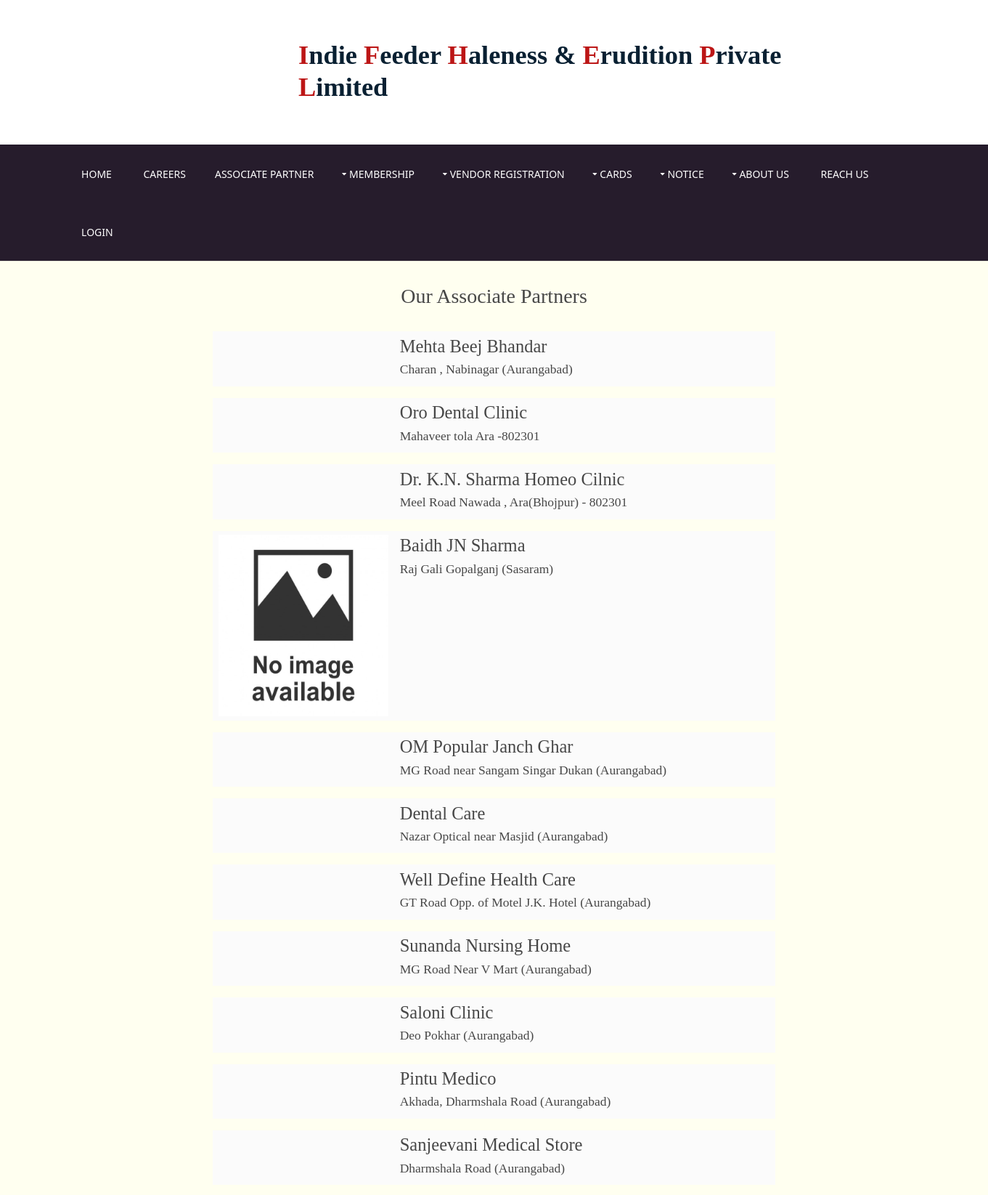
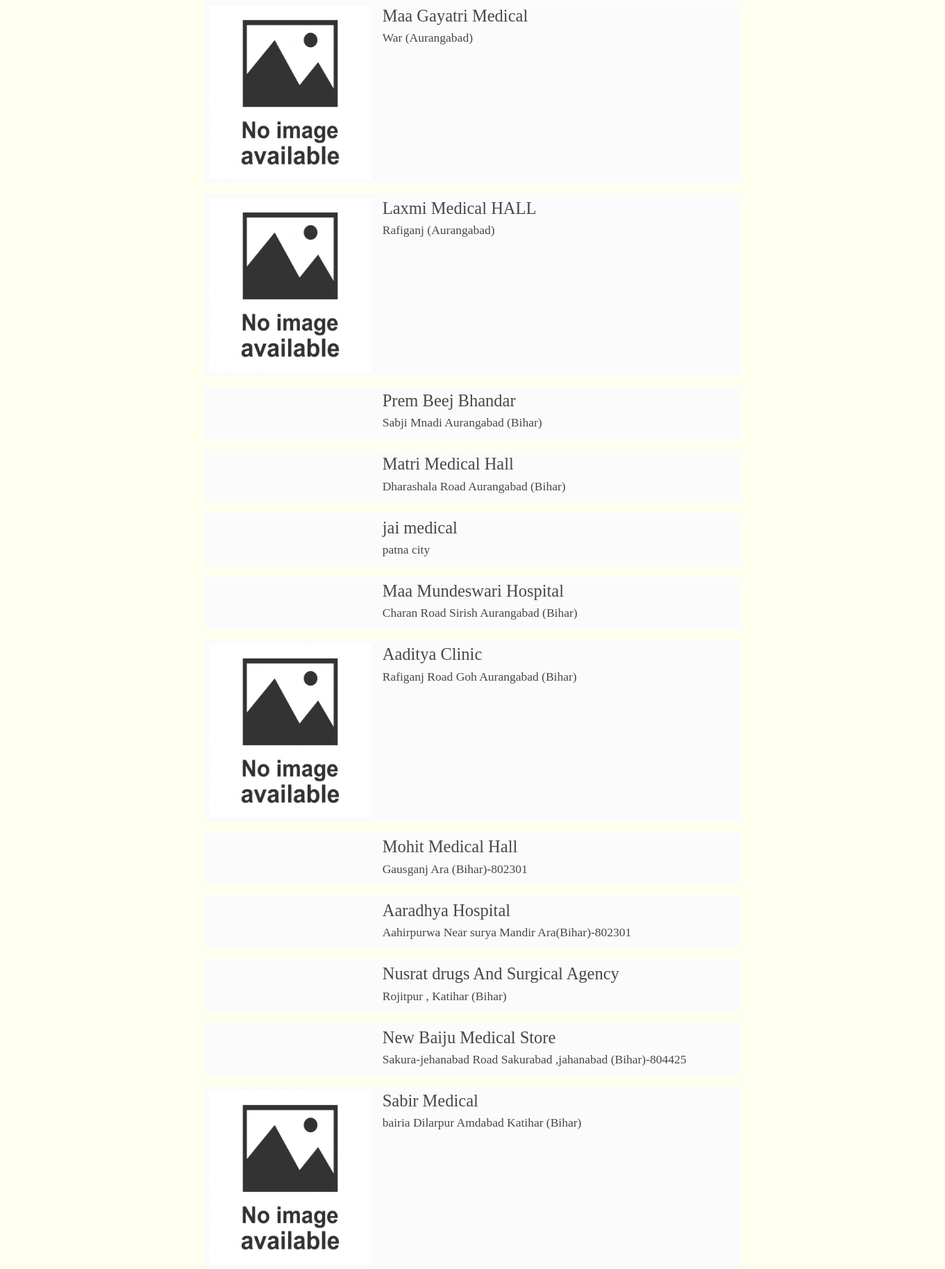
The app's page /associate-partner (upper part) with its own data (2 pictures, top to bottom).
### ifheplapp/models.py (models this page shows, shortened)
class AssociatePartner(models.Model):
    partnerName = models.CharField(max_length=300, default="")
    partnerAddress = models.CharField(max_length=600, default="", blank=True)
    partnerImage = models.FileField(upload_to="Associate Partner/")
    slug = AutoSlugField(populate_from='partnerName')

### ifheplapp/views.py (the view)
# urls.py: path('associate-partner', views.associate, name="associate_partner"),
def associate(request):
    associate_partners = AssociatePartner.objects.all().order_by('-id')
    return render(request, "associate.html", {'associate_partners': associate_partners})

### ifheplapp/templates/associate.html (shortened to what this page needs)
{% extends 'extends/base.html' %}
{% block body %}
<div class="row1" style="background-color: rgb(255, 255, 240);">
    <div class="container notice_board" style="max-width: 60%;">
        {% if associate_partners %}
        <div class="my-4 text-center">
            <h2>Our Associate Partners</h2>
        </div>
        <div style=" overflow-wrap: break-word; padding: 10px !important;">
            {% for associate_partner in associate_partners %}
            <table>
                <td style="width: 250px">
                    <img src="/media/{{associate_partner.partnerImage}}" style="height: 250px !important;" alt="">
                </td>
                <td>
                    <strong>
                        <h3>{{associate_partner.partnerName}}</h3>
                    </strong>
                    <h5>{{associate_partner.partnerAddress}}</h5>
                </td>
            </table>
            {% endfor %}
        </div>
        {% else %}
        <div class="my-2 text-center">
            <img src="/static/images/unnamed.png" style="width: 768px;" alt="">
        </div>
        {% endif %}
    </div>
</div>
{% endblock body %}

### ifheplapp/templates/extends/base.html (shortened to what this page needs)
<!DOCTYPE html>
<html lang="">
<head>
  <link href="/static/styles/layout.css" rel="stylesheet" type="text/css" media="all">
  <link href="/static/styles/owl.carousel.min.css" rel="stylesheet" type="text/css" media="all">
  <link href="https://cdn.jsdelivr.net/npm/bootstrap@5.1.3/dist/css/bootstrap.min.css" rel="stylesheet"
>
</head>
<body id="top" onload="myFunction()">
  <div class="wrapper row0">
    <header id="header" class="d-flex justify-content-center align-item-center hoc clear">
      <div class="row">
        <div class="header-logo col-md-2 d-flex justify-content-center align-item-center">
        </div>
        <div class="header-title col-md-10 d-flex justify-content-center align-item-center">
          <h2 class="clear" style="color: #092032; font-weight: 900; font-size: 2.6rem; padding-top: 5px;"><span style="color: #bc1616;">I</span>ndie <span style="color: #bc1616;">F</span>eeder <span style="color: #bc1616;">H</span>aleness & <span style="color: #bc1616;">E</span>rudition <span style="color: #bc1616;">P</span>rivate <span style="color: #bc1616;">L</span>imited</h2>
        </div>
      </div>
    </header>
  </div>
  <div class="wrapper row1" style="background-color: #261C2C">
    <div class="hoc clear">
      <nav id="mainav">
        <ul class="clear">
          <li class=""><a href="/">Home</a></li>
          <li><a href="/career">Careers</a>
          <li><a href="/associate-partner">Associate Partner</a>
          </li>
          <li><a href="javascript:void(0);" class="drop">Membership</a>
          </li>
          <li><a href="javascript:void(0);" class="drop">Vendor Registration</a>
          </li>
          <li><a href="javascript:void(0)" class="drop">Cards</a>
          </li>
          <li><a href="javascript:void(0);" class="drop">Notice</a>
          </li>
          <li><a class="drop" href="/about-us">About Us</a>
          </li>
          <li><a href="/reach-us">Reach Us</a></li>
          {% if user.is_authenticated %}
          {% if user.username|slice:":4" == "IFHE" %}
              <li><a href="javascript:void(0);" class="drop">{{user.username}}</a>
          {% else %}
              <li><a href="javascript:void(0);" class="drop">{{user.first_name}}</a>
          {% endif %}
            <ul>
              {% if user.username|slice:":8" == "IFHEPLE1" %}
              <li><a href="/profile">My Profile</a></li>
              <li><a href="/attendance">Attendance</a></li>
              {% elif user.username|slice:":8" != "IFHEPLE1" %}
              <li><a href="/complete_profile">Complete Profile</a></li>
              {% endif %}
              <li><a href="/logout">Logout</a></li>
            </ul>
          </li>
          {% else %}
          <li><a href="/login">Login</a></li>
          {% endif %}
        </ul>
      </nav>
    </div>
  </div>
    {% block body %}{% endblock body %}
</body>
</html>

### ifheplapp/static/styles/layout.css (style rules this page uses)
.row1 { border-top:1px solid; }
#header { padding:50px 0; }
#header div:last-child { margin-bottom:0; }
.container { padding:80px 0; }
*, *::before, *::after { transition:all .3s ease-in-out; }
nav ul, nav ol { margin:0; padding:0; list-style:none; }
#mainav, #breadcrumb, .sidebar nav { line-height:normal; }
#mainav .drop::after, #mainav li li .drop::after, #breadcrumb li a::after, .sidebar nav a::after { position:absolute; font-family:"Font Awesome\ 5 Free"; font-weight:900; font-size:10px; line-height:10px; }
#mainav { position:relative; margin-top:-1px; z-index:999; }
#mainav ul { text-transform:uppercase; }
#mainav li { display:inline-block; position:relative; margin:0 20px 0 0; padding:0; }
#mainav li:last-child { margin-right:0; }
#mainav li a { display:block; padding:30px 10px; color: white !important; border:solid; border-width:1px 0 0 0; }
#mainav .drop { padding-left:15px; }
#mainav .drop::after, #mainav li li .drop::after { content:"\f0d7"; }
#mainav .drop::after { top:35px; left:5px; }
table, th, td { border:1px solid; border-collapse:collapse; vertical-align:top; }
table, th { table-layout:auto; }
table { width:100%; margin-bottom:15px; }
th, td { padding:5px 8px; }
td { border-width:0 1px; }
body { color:#A8A8A8; background-color:#151618; }
a { color:#f29494; }
.row0 { color:#474747; background-color:#FFFFFF; }
.row1 { color:#474747; background-color:#FFFFFF; border-color:rgba(0,0,0,.1); }
#mainav li a { color:#012443; border-color:transparent; text-decoration: none; }
table, th, td, #comments .avatar, #comments input, #comments textarea { border-color:#D7D7D7; }
@media screen and (min-width:1140px) { .hoc { max-width:85% } }

### ifheplapp/static/styles/framework.css (style rules this page uses)
html { overflow-y:scroll; overflow-x:hidden; }
html, body { margin:0; padding:0; font-size:14px; line-height:1.6em; }
*, *::before, *::after { box-sizing:border-box; }
.clear, .group { display:block; }
.clear::before, .clear::after, .group::before, .group::after { display:table; content:""; }
.clear, .clear::after, .group, .group::after { clear:both; }
a { outline:none; text-decoration:none; }
img { width:auto; max-width:100%; height:auto; margin:0; padding:0; border:none; line-height:normal; vertical-align:middle; }
body, input, textarea, select { font-family:Verdana, Geneva, sans-serif; }
h1, h2, h3, h4, h5, h6, .heading { font-family:Georgia, "Times New Roman", Times, serif; }
::placeholder { opacity:1; }
h1, h2, h3, h4, h5, h6, .heading { margin:0 0 20px 0; font-size:1.4rem; line-height:normal; font-weight:normal; }
.wrapper { display:block; position:relative; width:100%; margin:0; padding:0; text-align:left; word-wrap:break-word; }
.hoc { display:block; margin:0 auto; }
address, article, aside, figcaption, figure, footer, header, main, nav, section { display:block; margin:0; padding:0; }

### ifheplapp/templates/extends/base.html (style rules this page uses)
a { text-decoration: none !important; }

### ifheplapp/templates/associate.html (style rules this page uses)
.notice_board { background-color: transparent !important; padding: 10px !important; }
table { border-color: transparent !important; }

### records on screen
AssociatePartner: partnerName "Mehta Beej Bhandar", partnerAddress "Charan , Nabinagar (Aurangabad)"
AssociatePartner: partnerName "Oro Dental Clinic", partnerAddress "Mahaveer tola Ara -802301"
AssociatePartner: partnerName "Dr. K.N. Sharma Homeo Cilnic", partnerAddress "Meel Road Nawada , Ara(Bhojpur) - 802301"
AssociatePartner: partnerImage (placeholder picture), partnerName "Baidh JN Sharma", partnerAddress "Raj Gali Gopalganj (Sasaram)"
AssociatePartner: partnerName "OM Popular Janch Ghar", partnerAddress "MG Road near Sangam Singar Dukan (Aurangabad)"
AssociatePartner: partnerName "Dental Care", partnerAddress "Nazar Optical near Masjid (Aurangabad)"
AssociatePartner: partnerName "Well Define Health Care", partnerAddress "GT Road Opp. of Motel J.K. Hotel (Aurangabad)"
AssociatePartner: partnerName "Sunanda Nursing Home", partnerAddress "MG Road Near V Mart (Aurangabad)"
AssociatePartner: partnerName "Saloni Clinic", partnerAddress "Deo Pokhar (Aurangabad)"
AssociatePartner: partnerName "Pintu Medico", partnerAddress "Akhada, Dharmshala Road (Aurangabad)"
AssociatePartner: partnerName "Sanjeevani Medical Store", partnerAddress "Dharmshala Road (Aurangabad)"
AssociatePartner: partnerImage (placeholder picture), partnerName "Maa Gayatri Medical", partnerAddress "War (Aurangabad)"
AssociatePartner: partnerImage (placeholder picture), partnerName "Laxmi Medical HALL", partnerAddress "Rafiganj (Aurangabad)"
AssociatePartner: partnerName "Prem Beej Bhandar", partnerAddress "Sabji Mnadi Aurangabad (Bihar)"
AssociatePartner: partnerName "Matri Medical Hall", partnerAddress "Dharashala Road Aurangabad (Bihar)"
AssociatePartner: partnerName "jai medical", partnerAddress "patna city"
AssociatePartner: partnerName "Maa Mundeswari Hospital", partnerAddress "Charan Road Sirish Aurangabad (Bihar)"
AssociatePartner: partnerImage (placeholder picture), partnerName "Aaditya Clinic", partnerAddress "Rafiganj Road Goh Aurangabad (Bihar)"
AssociatePartner: partnerName "Mohit Medical Hall", partnerAddress "Gausganj Ara (Bihar)-802301"
AssociatePartner: partnerName "Aaradhya Hospital", partnerAddress "Aahirpurwa Near surya Mandir Ara(Bihar)-802301"
AssociatePartner: partnerName "Nusrat drugs And Surgical Agency", partnerAddress "Rojitpur , Katihar (Bihar)"
AssociatePartner: partnerName "New Baiju Medical Store", partnerAddress "Sakura-jehanabad Road Sakurabad ,jahanabad (Bihar)-804425"
AssociatePartner: partnerImage (placeholder picture), partnerName "Sabir Medical", partnerAddress "bairia Dilarpur Amdabad Katihar (Bihar)"
